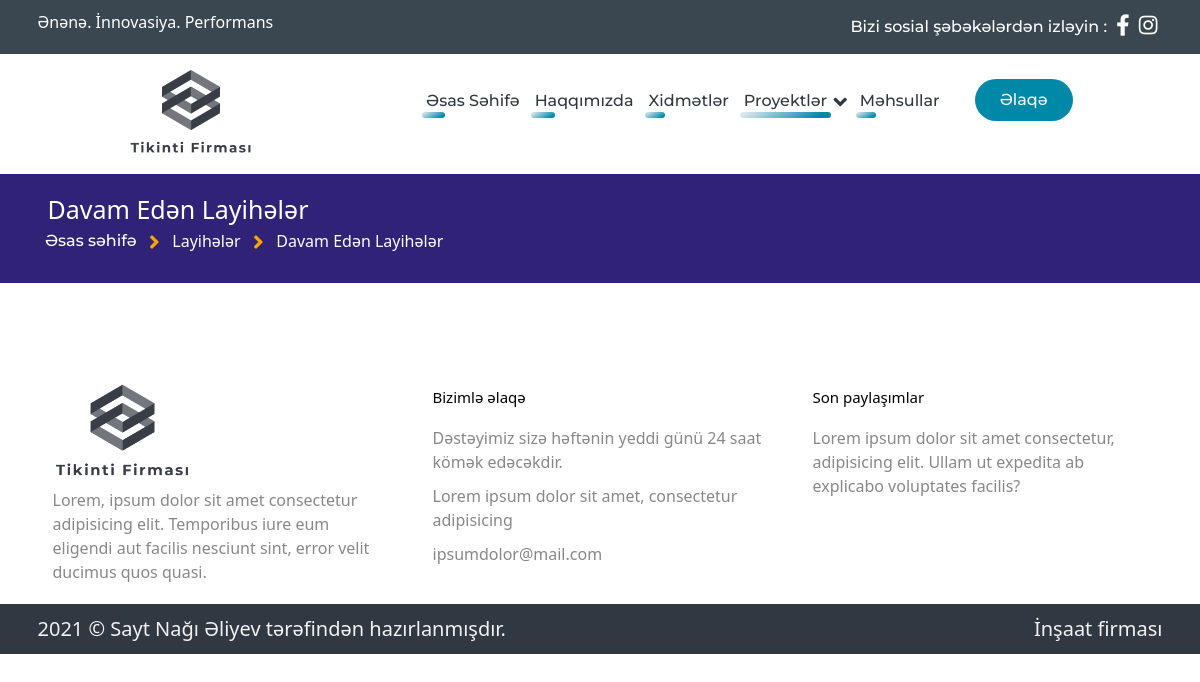
/projects/ongoingprojects, run on an earlier commit of the app's database.
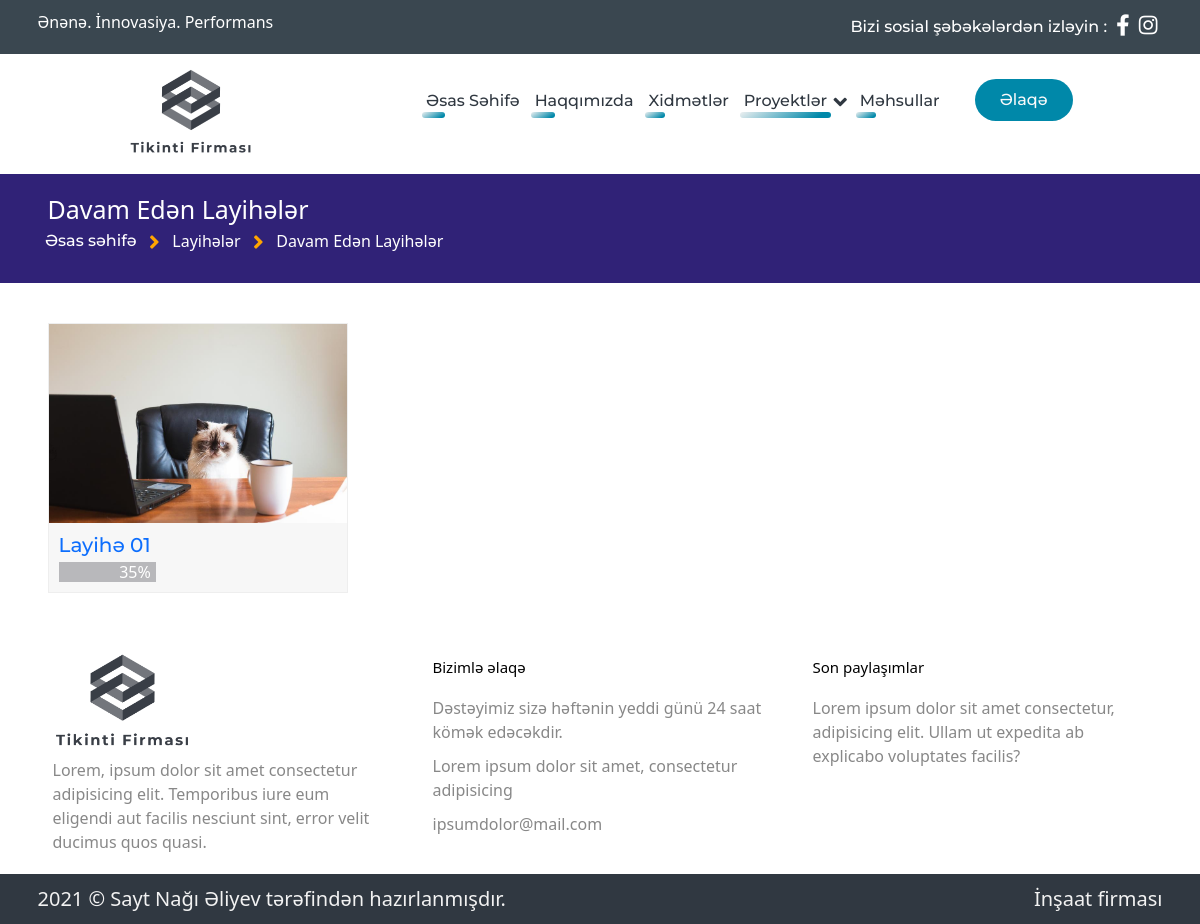
And on a later commit of the database.
### app/models.py (models this page shows)
class OnGoingProject(db.Model):
    id = db.Column(db.Integer, primary_key=True)
    title = db.Column(db.String(100))
    description = db.Column(db.Text)
    start_time = db.Column(db.String(100))
    progress = db.Column(db.String(50))
    location = db.Column(db.String(100))
    images = db.relationship('OnGoingProjectImage', backref='project', lazy=True)
    slugified_title = db.Column(db.String(100))

class OnGoingProjectImage(db.Model):
    id = db.Column(db.Integer, primary_key=True)
    filename = db.Column(db.String(100))
    project_id = db.Column(db.Integer, db.ForeignKey('on_going_project.id'), nullable=False)

### view/routes.py (the view)
@view.route("/projects/ongoingprojects")
def main_projects_ongoingProjects():
    from app.models import OnGoingProject
    ongProjects = OnGoingProject.query.all()
    projectsDict = {}
    for ongProject in ongProjects:
        barId = f'bar{ongProject.id}'
        projectsDict[barId] = ongProject.progress
    return render_template('view/ongoingProjects.html',ongProjects = ongProjects, data = projectsDict)

### view/templates/view/ongoingProjects.html (shortened to what this page needs)
{% extends "view/base.html" %}
{% block navBar %}
<div id="navbar">
    <div class="container">
        <div class="nav-items">
            <img class="logo" src="/view/static/view/img/logo_transparent2.png" alt="">
            <ul class="nav-links d-flex justify-content-end bootstrap-off">
                <li>
                    <div class="link-container">
                        <a class="bootstrap-off" href="/">Əsas Səhifə</a>
                        <div class="bg"></div>
                    </div>
                </li>
                <li>
                    <div class="link-container">
                        <a class="bootstrap-off" href="/about">Haqqımızda</a>
                        <div class="bg"></div>
                    </div>
                </li>
                <li>
                    <div class="link-container">
                        <a class="bootstrap-off" href="/services">Xidmətlər</a>
                        <div class="bg"></div>
                    </div>
                </li>
                <li class="dd-effect">
                    <div class="link-container">
                        <a class="bootstrap-off" href="#">Proyektlər</a>
                        <div class="down-icon"><i class="fas fa-angle-down fa-lg"></i></div>
                        <div class="bg" style="width: 90%!important;"></div>
                    </div>
                </li>
                <li>
                    <div class="link-container">
                        <a class="bootstrap-off" href="/products">Məhsullar</a>
                        <div class="bg"></div>
                    </div>
                </li>
            </ul>
            <a class="cta" href="/contacts"><button class=" text-light my-4">Əlaqə</button></a>
        </div>
    </div>
</div>
{% endblock %}
{% block page %}
<section id="projects-content">
    <div class="head">
        <div class="container">
            <h2>Davam Edən Layihələr</h2>
            <div class="location">
                <a href="/">Əsas səhifə</a>
                <i class="fas fa-angle-right fa-lg"></i>
                <p>Layihələr</p>
                <i class="fas fa-angle-right fa-lg"></i>
                <p>Davam Edən Layihələr</p>
            </div>
        </div>
    </div>
    <div id="ongoingProjects">
        <div class="ogprojects">
            <div class="container">
                <div class="row">
                    {% for ongProject in ongProjects %}
                    <div class="col-xxl-3 col-lg-4 col-md-6">
                        <div class="ogproject">
                            <div class="img-section">
                                <a href="/projects/ongoingprojects/{{ongProject.slugified_title}}">
                                    <img src="/view/static/view/uploads/{{ongProject.images[0].filename}}" alt="">
                                </a>
                            </div>
                            <div class="details">
                                <div class="ogproject-title">
                                    <a href="/projects/ongoingprojects/{{ongProject.slugified_title}}">
                                        <h2>
                                            {{ongProject.title}}
                                        </h2>
                                    </a>
                                </div>
                                <div class="ogproject-progress">
                                    <div id="progress">
                                        <div id="bar{{ongProject.id}}" class="bar">
                                            <div class="detail">
                                                {{ongProject.progress}}%
                                            </div>
                                        </div>
                                    </div>
                                </div>
                            </div>
                        </div>
                    </div>
                    {% endfor %}
                </div>
            </div>
        </div>
    </div>
</section>
{% endblock %}

What changed in the data, as far as the page shows it:
added OnGoingProject: filename (picture), title "Layihə 01", progress "35"
